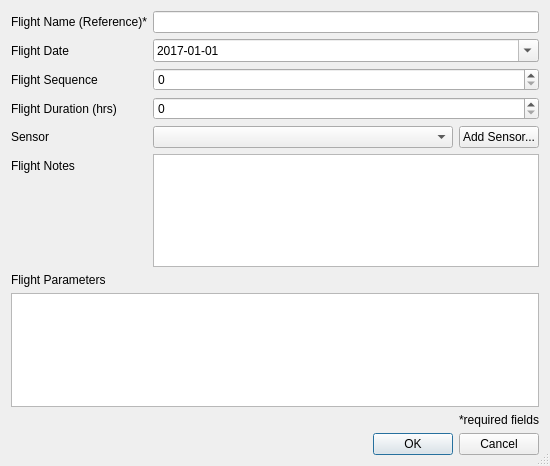
<?xml version="1.0" encoding="UTF-8"?>
<ui version="4.0">
 <class>NewFlight</class>
 <widget class="QDialog" name="NewFlight">
  <property name="geometry">
   <rect>
    <x>0</x>
    <y>0</y>
    <width>550</width>
    <height>466</height>
   </rect>
  </property>
  <property name="maximumSize">
   <size>
    <width>16777215</width>
    <height>16777215</height>
   </size>
  </property>
  <property name="windowTitle">
   <string>Add Flight</string>
  </property>
  <property name="windowIcon">
   <iconset resource="resources/resources.qrc">
    <normaloff>:/icons/airborne</normaloff>:/icons/airborne</iconset>
  </property>
  <property name="sizeGripEnabled">
   <bool>true</bool>
  </property>
  <layout class="QVBoxLayout" name="verticalLayout">
   <item>
    <layout class="QFormLayout" name="form_input_layout">
     <item row="0" column="0">
      <widget class="QLabel" name="ql_flight_name">
       <property name="text">
        <string>Flight Name (Reference)*</string>
       </property>
       <property name="buddy">
        <cstring>qle_flight_name</cstring>
       </property>
      </widget>
     </item>
     <item row="0" column="1">
      <widget class="QLineEdit" name="qle_flight_name"/>
     </item>
     <item row="1" column="0">
      <widget class="QLabel" name="ql_flight_date">
       <property name="text">
        <string>Flight Date</string>
       </property>
       <property name="buddy">
        <cstring>qde_flight_date</cstring>
       </property>
      </widget>
     </item>
     <item row="1" column="1">
      <widget class="QDateEdit" name="qde_flight_date">
       <property name="displayFormat">
        <string>yyyy-MM-dd</string>
       </property>
       <property name="calendarPopup">
        <bool>true</bool>
       </property>
       <property name="date">
        <date>
         <year>2017</year>
         <month>1</month>
         <day>1</day>
        </date>
       </property>
      </widget>
     </item>
     <item row="2" column="0">
      <widget class="QLabel" name="ql_sequence">
       <property name="text">
        <string>Flight Sequence</string>
       </property>
      </widget>
     </item>
     <item row="2" column="1">
      <widget class="QSpinBox" name="qsb_sequence"/>
     </item>
     <item row="3" column="0">
      <widget class="QLabel" name="ql_duration">
       <property name="text">
        <string>Flight Duration (hrs)</string>
       </property>
      </widget>
     </item>
     <item row="3" column="1">
      <widget class="QSpinBox" name="qsb_duration"/>
     </item>
     <item row="4" column="0">
      <widget class="QLabel" name="ql_meter">
       <property name="text">
        <string>Sensor</string>
       </property>
       <property name="buddy">
        <cstring>cb_gravimeters</cstring>
       </property>
      </widget>
     </item>
     <item row="4" column="1">
      <layout class="QHBoxLayout" name="horizontalLayout">
       <item>
        <widget class="QComboBox" name="cb_gravimeters">
         <property name="sizePolicy">
          <sizepolicy hsizetype="MinimumExpanding" vsizetype="Fixed">
           <horstretch>0</horstretch>
           <verstretch>0</verstretch>
          </sizepolicy>
         </property>
        </widget>
       </item>
       <item>
        <widget class="QPushButton" name="qpb_add_sensor">
         <property name="text">
          <string>Add Sensor...</string>
         </property>
        </widget>
       </item>
      </layout>
     </item>
     <item row="5" column="0">
      <widget class="QLabel" name="ql_notes">
       <property name="text">
        <string>Flight Notes</string>
       </property>
      </widget>
     </item>
     <item row="5" column="1">
      <widget class="QTextEdit" name="qte_notes"/>
     </item>
    </layout>
   </item>
   <item>
    <spacer name="verticalSpacer">
     <property name="orientation">
      <enum>Qt::Vertical</enum>
     </property>
     <property name="sizeHint" stdset="0">
      <size>
       <width>20</width>
       <height>40</height>
      </size>
     </property>
    </spacer>
   </item>
   <item>
    <widget class="QLabel" name="label_flight_param">
     <property name="text">
      <string>Flight Parameters</string>
     </property>
    </widget>
   </item>
   <item>
    <widget class="QTableView" name="flight_params"/>
   </item>
   <item>
    <widget class="QLabel" name="label_message">
     <property name="text">
      <string>&lt;html&gt;&lt;head/&gt;&lt;body&gt;&lt;p align=&quot;right&quot;&gt;*required fields&lt;/p&gt;&lt;/body&gt;&lt;/html&gt;</string>
     </property>
    </widget>
   </item>
   <item>
    <widget class="QDialogButtonBox" name="qdbb_dialog_btns">
     <property name="standardButtons">
      <set>QDialogButtonBox::Cancel|QDialogButtonBox::Ok</set>
     </property>
    </widget>
   </item>
  </layout>
 </widget>
 <resources>
  <include location="resources/resources.qrc"/>
 </resources>
 <connections>
  <connection>
   <sender>qdbb_dialog_btns</sender>
   <signal>rejected()</signal>
   <receiver>NewFlight</receiver>
   <slot>reject()</slot>
   <hints>
    <hint type="sourcelabel">
     <x>86</x>
     <y>341</y>
    </hint>
    <hint type="destinationlabel">
     <x>173</x>
     <y>185</y>
    </hint>
   </hints>
  </connection>
  <connection>
   <sender>qdbb_dialog_btns</sender>
   <signal>accepted()</signal>
   <receiver>NewFlight</receiver>
   <slot>accept()</slot>
   <hints>
    <hint type="sourcelabel">
     <x>86</x>
     <y>341</y>
    </hint>
    <hint type="destinationlabel">
     <x>173</x>
     <y>185</y>
    </hint>
   </hints>
  </connection>
 </connections>
</ui>
